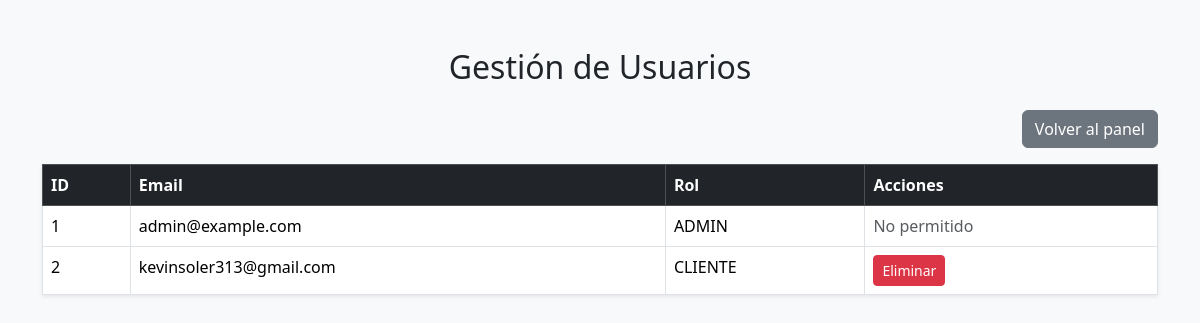
The page /admin/usuarios (signed in) on the database as committed earlier.
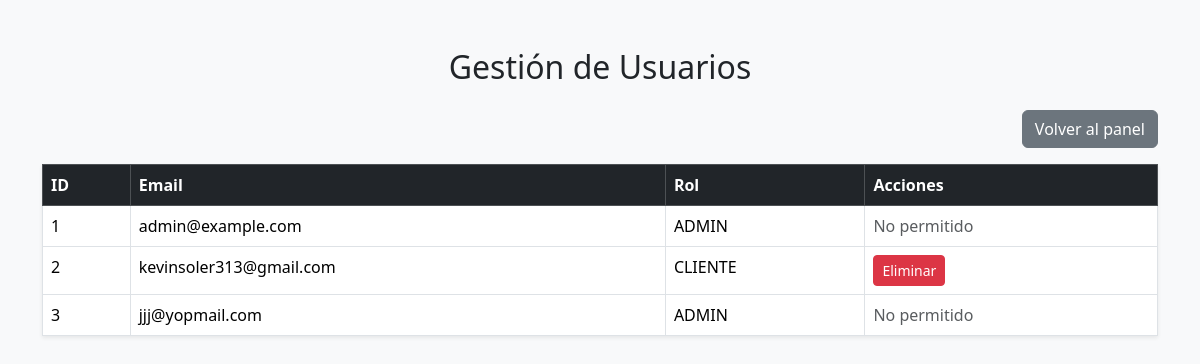
The same page on the database as committed later.
### models.py (models this page shows, shortened)
class User(db.Model):
    __tablename__ = 'users'
    id = db.Column(db.Integer, primary_key=True)
    email = db.Column(db.String(120), unique=True, nullable=False)
    password_hash = db.Column(db.String(128), nullable=False)
    role = db.Column(db.String(20), nullable=False)  # 'CLIENTE' o 'ADMIN'

### app.py (the view)
@app.route('/admin/usuarios')
@admin_required
def admin_usuarios():
    users = User.query.all()
    return render_template('admin_usuarios.html', users=users)

### app.py (called while the page is built)
def admin_required(f):
    @wraps(f)
    def decorated_function(*args, **kwargs):
        if session.get('role') != 'ADMIN':
            flash('Acceso restringido: solo administradores', 'danger')
            return redirect(url_for('index'))
        return f(*args, **kwargs)
    return decorated_function

### templates/admin_usuarios.html (shortened to what this page needs)
<!DOCTYPE html>
<html lang="es">
<head>
    <link rel="stylesheet" href="https://cdn.jsdelivr.net/npm/bootstrap@5.3.3/dist/css/bootstrap.min.css">
</head>
<body class="bg-light">
    <div class="container mt-5">
        <h2 class="mb-4 text-center">Gestión de Usuarios</h2>
        <div class="text-end mb-3">
            <a href="{{ url_for('admin_panel') }}" class="btn btn-secondary">Volver al panel</a>
        </div>
        {% if users %}
            <table class="table table-bordered table-hover bg-white shadow-sm">
                <thead class="table-dark">
                    <tr>
                        <th>ID</th>
                        <th>Email</th>
                        <th>Rol</th>
                        <th>Acciones</th>
                    </tr>
                </thead>
                <tbody>
                    {% for user in users %}
                        <tr>
                            <td>{{ user.id }}</td>
                            <td>{{ user.email }}</td>
                            <td>{{ user.role }}</td>
                            <td>
                                {% if user.role != 'ADMIN' %}
                                    <form action="{{ url_for('eliminar_usuario', user_id=user.id) }}" method="POST" style="display:inline;">
                                        <button type="submit" class="btn btn-danger btn-sm">Eliminar</button>
                                    </form>
                                {% else %}
                                    <span class="text-muted">No permitido</span>
                                {% endif %}
                            </td>
                        </tr>
                    {% endfor %}
                </tbody>
            </table>
        {% else %}
            <p class="text-center">No hay usuarios registrados.</p>
        {% endif %}
    </div>
</body>
</html>

Rows that differ between the two databases and show on the page:
added User: id "3", email "jjj@yopmail.com", role "ADMIN", shows "No permitido"
